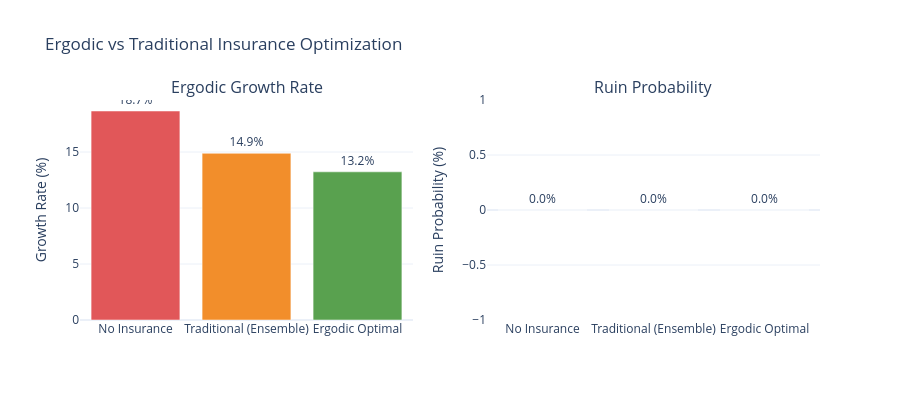

Write notebook code for a chart like this one.
### Code cell
# Visualize scenario comparison
fig = make_subplots(
    rows=1, cols=2,
    subplot_titles=("Ergodic Growth Rate", "Ruin Probability"),
)

colors = ["#e15759", "#f28e2b", "#59a14f"]

fig.add_trace(
    go.Bar(x=scenario_df["scenario"], y=scenario_df["ergodic_growth"] * 100,
           marker_color=colors,
           text=[f"{v:.1%}" for v in scenario_df["ergodic_growth"]], textposition="outside"),
    row=1, col=1,
)
fig.add_trace(
    go.Bar(x=scenario_df["scenario"], y=scenario_df["ruin_probability"] * 100,
           marker_color=colors,
           text=[f"{v:.1%}" for v in scenario_df["ruin_probability"]], textposition="outside"),
    row=1, col=2,
)

fig.update_yaxes(title_text="Growth Rate (%)", row=1, col=1)
fig.update_yaxes(title_text="Ruin Probability (%)", row=1, col=2)
fig.update_layout(height=400, showlegend=False, template="plotly_white",
                  title_text="Ergodic vs Traditional Insurance Optimization")
fig.show()

### Figure 1 — Plotly figure (JSON) as saved in the notebook; plotly's stock layout.template omitted (floating-point values rounded to 4 significant figures)
{"data": [{"marker": {"color": ["#e15759", "#f28e2b", "#59a14f"]}, "text": ["18.7%", "14.9%", "13.2%"], "textposition": "outside", "type": "bar", "x": ["No Insurance", "Traditional (Ensemble)", "Ergodic Optimal"], "xaxis": "x", "y": [18.66, 14.89, 13.23], "yaxis": "y"}, {"marker": {"color": ["#e15759", "#f28e2b", "#59a14f"]}, "text": ["0.0%", "0.0%", "0.0%"], "textposition": "outside", "type": "bar", "x": ["No Insurance", "Traditional (Ensemble)", "Ergodic Optimal"], "xaxis": "x2", "y": [0.0, 0.0, 0.0], "yaxis": "y2"}], "layout": {"annotations": [{"font": {"size": 16}, "showarrow": false, "text": "Ergodic Growth Rate", "x": 0.225, "xanchor": "center", "xref": "paper", "y": 1, "yanchor": "bottom", "yref": "paper"}, {"font": {"size": 16}, "showarrow": false, "text": "Ruin Probability", "x": 0.775, "xanchor": "center", "xref": "paper", "y": 1, "yanchor": "bottom", "yref": "paper"}], "height": 400, "showlegend": false, "title": {"text": "Ergodic vs Traditional Insurance Optimization"}, "xaxis": {"anchor": "y", "domain": [0, 0.45]}, "xaxis2": {"anchor": "y2", "domain": [0.55, 1]}, "yaxis": {"anchor": "x", "domain": [0, 1], "title": {"text": "Growth Rate (%)"}}, "yaxis2": {"anchor": "x2", "domain": [0, 1], "title": {"text": "Ruin Probability (%)"}}}}
